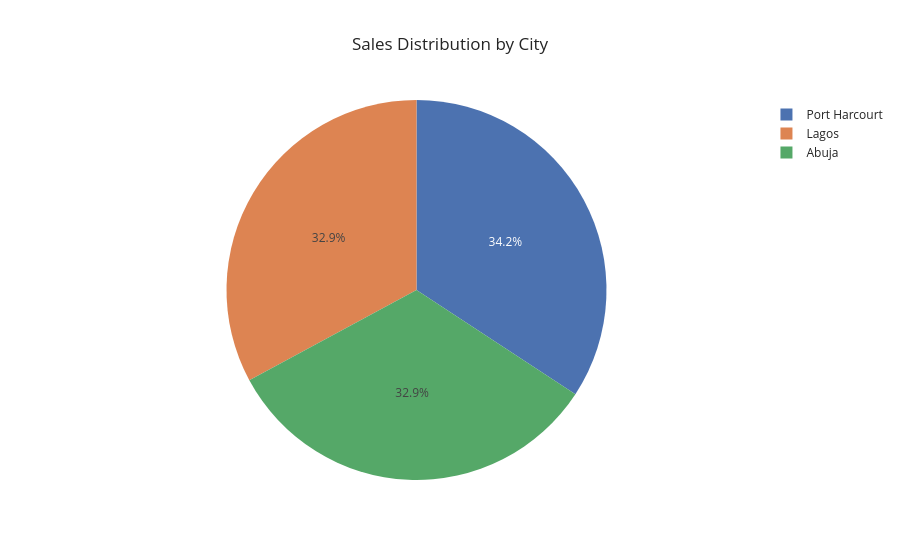

The code cell stored with this chart in its notebook:
### Code cell
city_sales = combined_df.groupby('City')['Total'].sum().reset_index()

fig = px.pie(city_sales,
             names='City',
             values='Total',
             title='Sales Distribution by City',
             template='seaborn')
fig.show()

### Figure 1 — Plotly figure (JSON) as saved in the notebook; plotly's stock layout.template omitted (floating-point values rounded to 4 significant figures)
{"data": [{"domain": {"x": [0, 1], "y": [0, 1]}, "hovertemplate": "City=%{label}<br>Total=%{value}<extra></extra>", "labels": ["Abuja", "Lagos", "Port Harcourt"], "legendgroup": "", "name": "", "showlegend": true, "type": "pie", "values": [191200000.0, 191200000.0, 199000000.0]}], "layout": {"legend": {"tracegroupgap": 0}, "title": {"text": "Sales Distribution by City"}}}
